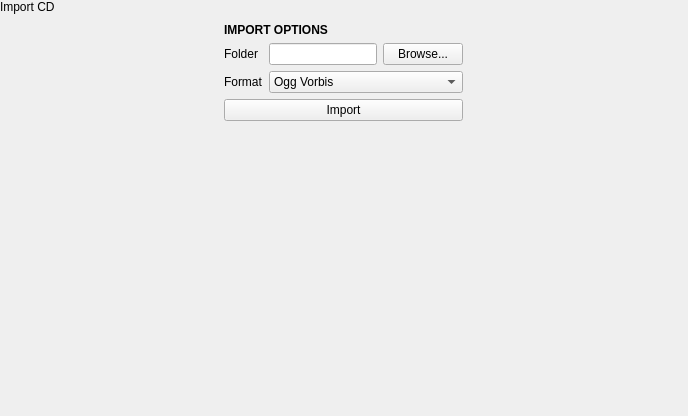
<?xml version="1.0" encoding="UTF-8"?>
<ui version="4.0">
 <class>ImportCdPopover</class>
 <widget class="QWidget" name="ImportCdPopover">
  <property name="geometry">
   <rect>
    <x>0</x>
    <y>0</y>
    <width>688</width>
    <height>416</height>
   </rect>
  </property>
  <property name="windowTitle">
   <string notr="true">Form</string>
  </property>
  <layout class="QVBoxLayout" name="verticalLayout">
   <property name="spacing">
    <number>0</number>
   </property>
   <property name="leftMargin">
    <number>0</number>
   </property>
   <property name="topMargin">
    <number>0</number>
   </property>
   <property name="rightMargin">
    <number>0</number>
   </property>
   <property name="bottomMargin">
    <number>0</number>
   </property>
   <item>
    <widget class="tTitleLabel" name="titleLabel">
     <property name="text">
      <string notr="true">Import CD</string>
     </property>
    </widget>
   </item>
   <item alignment="Qt::AlignHCenter">
    <widget class="QWidget" name="importOptionsWidget" native="true">
     <layout class="QGridLayout" name="gridLayout">
      <item row="1" column="2">
       <widget class="QPushButton" name="browseImportFolderButton">
        <property name="text">
         <string>Browse...</string>
        </property>
       </widget>
      </item>
      <item row="2" column="1" colspan="2">
       <widget class="QComboBox" name="comboBox">
        <item>
         <property name="text">
          <string>Ogg Vorbis</string>
         </property>
        </item>
       </widget>
      </item>
      <item row="2" column="0">
       <widget class="QLabel" name="label_3">
        <property name="text">
         <string>Format</string>
        </property>
       </widget>
      </item>
      <item row="1" column="0">
       <widget class="QLabel" name="label_2">
        <property name="text">
         <string>Folder</string>
        </property>
       </widget>
      </item>
      <item row="0" column="0" colspan="3">
       <widget class="QLabel" name="label">
        <property name="font">
         <font>
          <weight>75</weight>
          <bold>true</bold>
         </font>
        </property>
        <property name="text">
         <string>IMPORT OPTIONS</string>
        </property>
       </widget>
      </item>
      <item row="1" column="1">
       <widget class="QLineEdit" name="importFolderLocation"/>
      </item>
      <item row="3" column="0" colspan="3">
       <widget class="QPushButton" name="importButton">
        <property name="text">
         <string>Import</string>
        </property>
        <property name="icon">
         <iconset theme="media-cd-import">
          <normaloff>.</normaloff>.</iconset>
        </property>
       </widget>
      </item>
     </layout>
    </widget>
   </item>
   <item>
    <spacer name="verticalSpacer">
     <property name="orientation">
      <enum>Qt::Vertical</enum>
     </property>
     <property name="sizeHint" stdset="0">
      <size>
       <width>20</width>
       <height>268</height>
      </size>
     </property>
    </spacer>
   </item>
  </layout>
 </widget>
 <customwidgets>
  <customwidget>
   <class>tTitleLabel</class>
   <extends>QLabel</extends>
   <header location="global">ttitlelabel.h</header>
   <slots>
    <signal>backButtonClicked()</signal>
   </slots>
  </customwidget>
 </customwidgets>
 <resources/>
 <connections/>
</ui>
